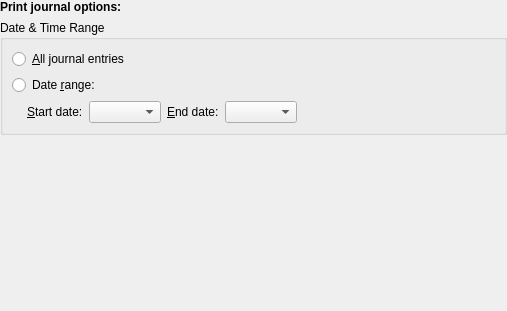
<?xml version="1.0" encoding="UTF-8"?>
<ui version="4.0">
 <author>Reinhold Kainhofer &lt;reinhold@kainhofer.com&gt;</author>
 <comment>Configuration page for the print journal mode.</comment>
 <class>CalPrintJournalConfig_Base</class>
 <widget class="QWidget" name="CalPrintJournalConfig_Base">
  <property name="geometry">
   <rect>
    <x>0</x>
    <y>0</y>
    <width>507</width>
    <height>311</height>
   </rect>
  </property>
  <layout class="QVBoxLayout">
   <property name="spacing">
    <number>6</number>
   </property>
   <property name="leftMargin">
    <number>0</number>
   </property>
   <property name="topMargin">
    <number>0</number>
   </property>
   <property name="rightMargin">
    <number>0</number>
   </property>
   <property name="bottomMargin">
    <number>0</number>
   </property>
   <item>
    <widget class="QLabel" name="label">
     <property name="text">
      <string>&lt;html&gt;&lt;head&gt;&lt;meta name=&quot;qrichtext&quot; content=&quot;1&quot; /&gt;&lt;style type=&quot;text/css&quot;&gt;
p, li { white-space: pre-wrap; }
&lt;/style&gt;&lt;/head&gt;&lt;body style=&quot; font-family:'Sans Serif'; font-size:9pt; font-weight:400; font-style:normal;&quot;&gt;
&lt;p style=&quot; margin-top:0px; margin-bottom:0px; margin-left:0px; margin-right:0px; -qt-block-indent:0; text-indent:0px;&quot;&gt;&lt;span style=&quot; font-weight:600;&quot;&gt;Print journal options:&lt;/span&gt;&lt;/p&gt;&lt;/body&gt;&lt;/html&gt;</string>
     </property>
    </widget>
   </item>
   <item>
    <widget class="QGroupBox" name="mDateRangeGroup">
     <property name="title">
      <string>Date &amp;&amp; Time Range</string>
     </property>
     <layout class="QVBoxLayout">
      <item>
       <widget class="QRadioButton" name="mAllJournals">
        <property name="text">
         <string>&amp;All journal entries</string>
        </property>
        <attribute name="buttonGroup">
         <string notr="true">buttonGroup</string>
        </attribute>
       </widget>
      </item>
      <item>
       <widget class="QRadioButton" name="mRangeJournals">
        <property name="focusPolicy">
         <enum>Qt::TabFocus</enum>
        </property>
        <property name="text">
         <string>Date &amp;range:</string>
        </property>
        <attribute name="buttonGroup">
         <string notr="true">buttonGroup</string>
        </attribute>
       </widget>
      </item>
      <item>
       <layout class="QHBoxLayout" name="mDateRangeLayout">
        <property name="spacing">
         <number>6</number>
        </property>
        <property name="leftMargin">
         <number>0</number>
        </property>
        <property name="topMargin">
         <number>0</number>
        </property>
        <property name="rightMargin">
         <number>0</number>
        </property>
        <property name="bottomMargin">
         <number>0</number>
        </property>
        <item>
         <spacer>
          <property name="orientation">
           <enum>Qt::Horizontal</enum>
          </property>
          <property name="sizeType">
           <enum>QSizePolicy::Fixed</enum>
          </property>
          <property name="sizeHint" stdset="0">
           <size>
            <width>15</width>
            <height>20</height>
           </size>
          </property>
         </spacer>
        </item>
        <item>
         <widget class="QLabel" name="mFromDateLabel">
          <property name="text">
           <string>&amp;Start date:</string>
          </property>
          <property name="buddy">
           <cstring>mFromDate</cstring>
          </property>
         </widget>
        </item>
        <item>
         <widget class="KDateComboBox" name="mFromDate">
          <property name="focusPolicy">
           <enum>Qt::StrongFocus</enum>
          </property>
         </widget>
        </item>
        <item>
         <widget class="QLabel" name="mToDateLabel">
          <property name="text">
           <string>&amp;End date:</string>
          </property>
          <property name="buddy">
           <cstring>mToDate</cstring>
          </property>
         </widget>
        </item>
        <item>
         <widget class="KDateComboBox" name="mToDate">
          <property name="focusPolicy">
           <enum>Qt::StrongFocus</enum>
          </property>
         </widget>
        </item>
        <item>
         <spacer>
          <property name="orientation">
           <enum>Qt::Horizontal</enum>
          </property>
          <property name="sizeType">
           <enum>QSizePolicy::Expanding</enum>
          </property>
          <property name="sizeHint" stdset="0">
           <size>
            <width>324</width>
            <height>21</height>
           </size>
          </property>
         </spacer>
        </item>
       </layout>
      </item>
     </layout>
    </widget>
   </item>
   <item>
    <spacer>
     <property name="orientation">
      <enum>Qt::Vertical</enum>
     </property>
     <property name="sizeType">
      <enum>QSizePolicy::Expanding</enum>
     </property>
     <property name="sizeHint" stdset="0">
      <size>
       <width>301</width>
       <height>211</height>
      </size>
     </property>
    </spacer>
   </item>
  </layout>
 </widget>
 <customwidgets>
  <customwidget>
   <class>KDateComboBox</class>
   <extends>QComboBox</extends>
   <header>kdatecombobox.h</header>
  </customwidget>
 </customwidgets>
 <tabstops>
  <tabstop>mFromDate</tabstop>
  <tabstop>mToDate</tabstop>
 </tabstops>
 <resources/>
 <connections>
  <connection>
   <sender>mRangeJournals</sender>
   <signal>toggled(bool)</signal>
   <receiver>mFromDate</receiver>
   <slot>setEnabled(bool)</slot>
   <hints>
    <hint type="sourcelabel">
     <x>253</x>
     <y>98</y>
    </hint>
    <hint type="destinationlabel">
     <x>187</x>
     <y>127</y>
    </hint>
   </hints>
  </connection>
  <connection>
   <sender>mRangeJournals</sender>
   <signal>toggled(bool)</signal>
   <receiver>mFromDateLabel</receiver>
   <slot>setEnabled(bool)</slot>
   <hints>
    <hint type="sourcelabel">
     <x>253</x>
     <y>98</y>
    </hint>
    <hint type="destinationlabel">
     <x>78</x>
     <y>127</y>
    </hint>
   </hints>
  </connection>
  <connection>
   <sender>mRangeJournals</sender>
   <signal>toggled(bool)</signal>
   <receiver>mToDate</receiver>
   <slot>setEnabled(bool)</slot>
   <hints>
    <hint type="sourcelabel">
     <x>253</x>
     <y>98</y>
    </hint>
    <hint type="destinationlabel">
     <x>397</x>
     <y>127</y>
    </hint>
   </hints>
  </connection>
  <connection>
   <sender>mRangeJournals</sender>
   <signal>toggled(bool)</signal>
   <receiver>mToDateLabel</receiver>
   <slot>setEnabled(bool)</slot>
   <hints>
    <hint type="sourcelabel">
     <x>253</x>
     <y>98</y>
    </hint>
    <hint type="destinationlabel">
     <x>292</x>
     <y>127</y>
    </hint>
   </hints>
  </connection>
 </connections>
 <buttongroups>
  <buttongroup name="buttonGroup"/>
 </buttongroups>
</ui>
